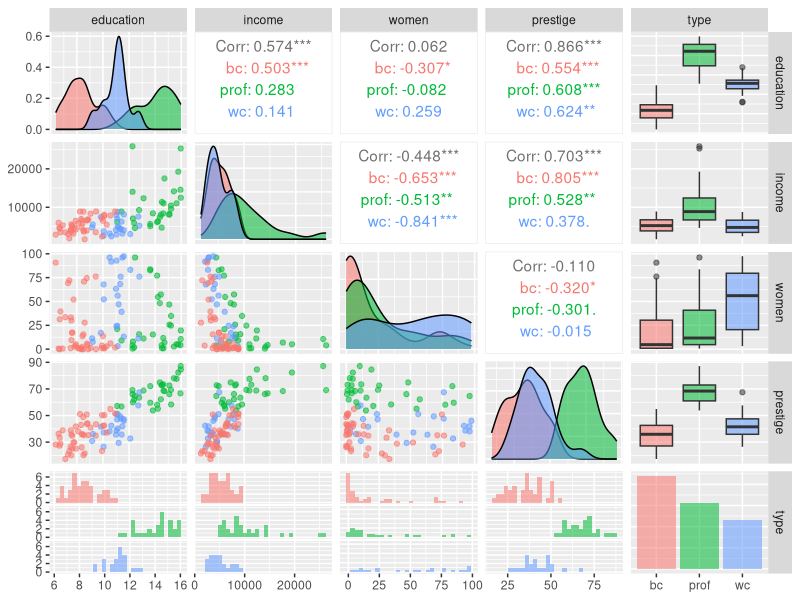
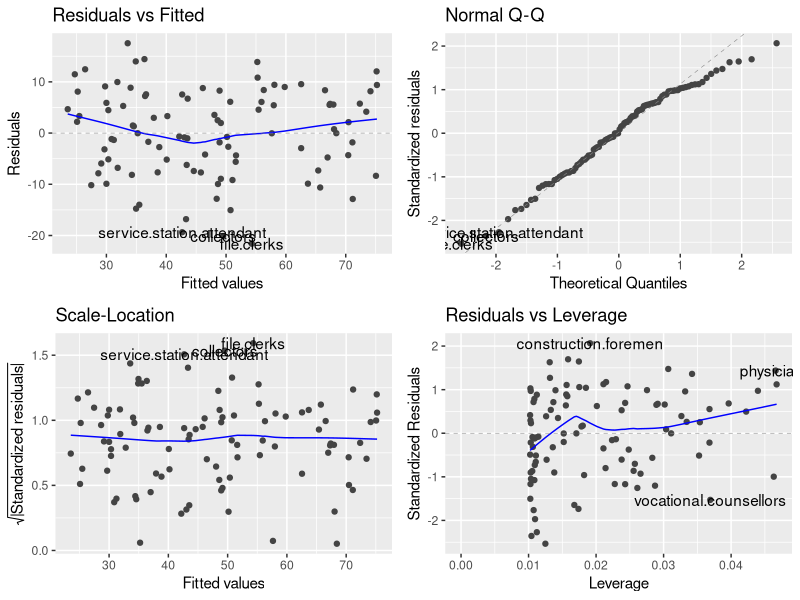
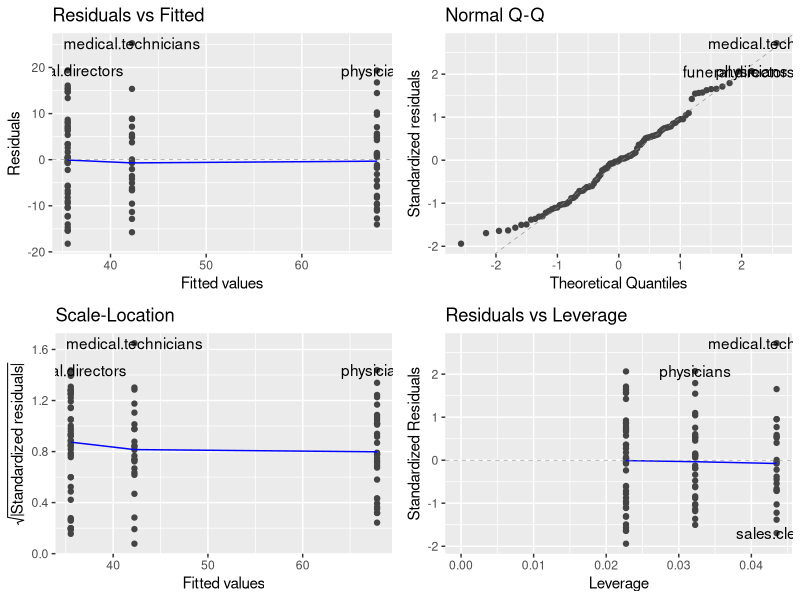
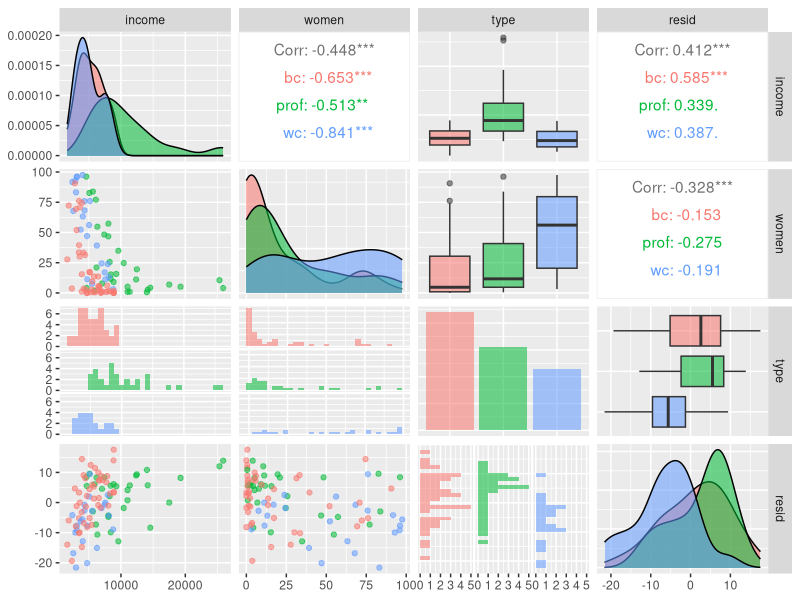
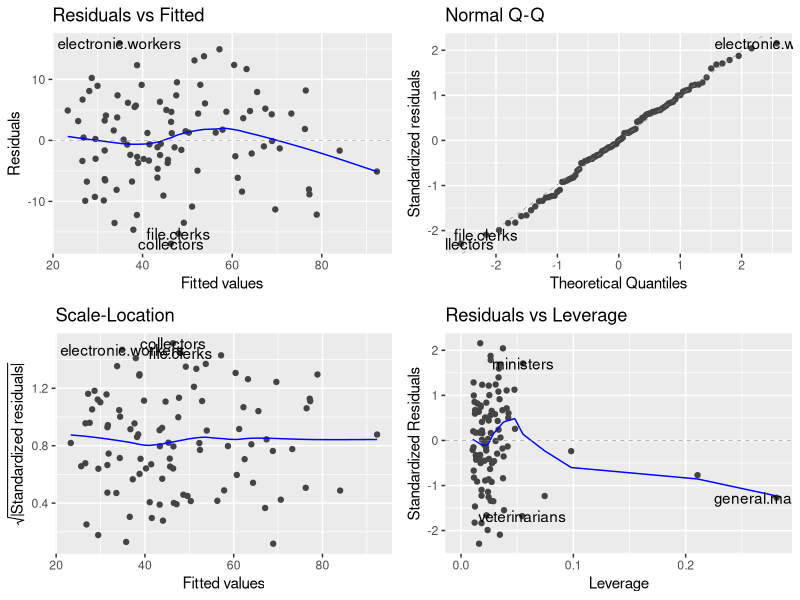
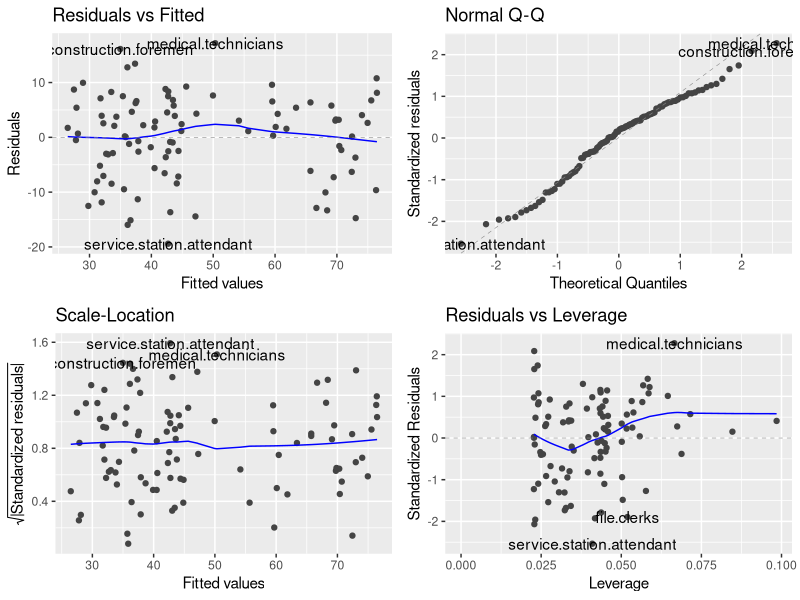
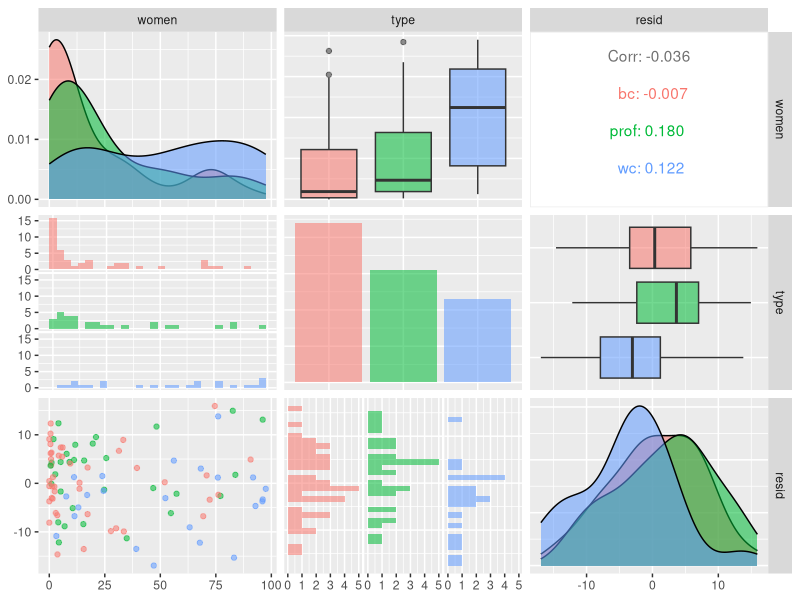
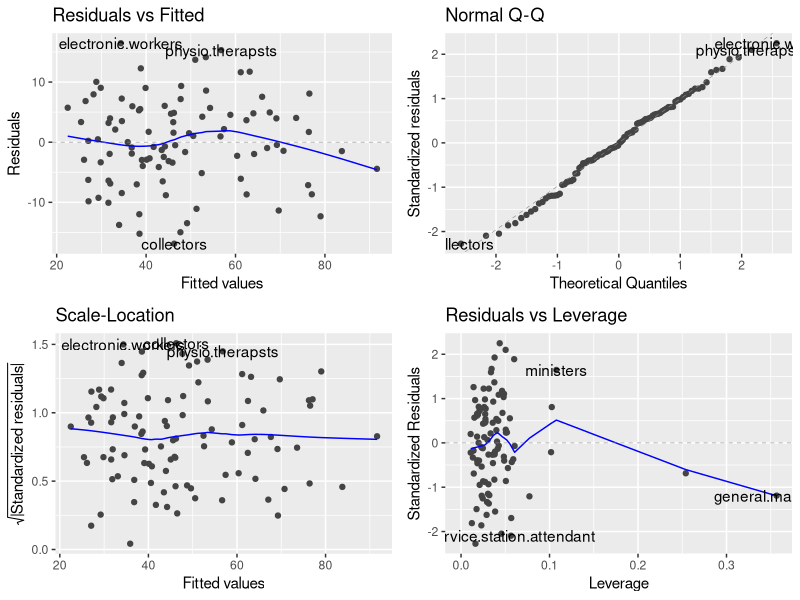

The R script that drew these images, in order: (Note: this script raises an error after producing the figures.)
## ---- chunk 1
library(car)
library(tidyverse)
library(modelr)
library(GGally)
library(ggfortify)
## ---- chunk 2
prestige <- Prestige
## ---- chunk 3
glimpse(prestige)

colSums(is.na(prestige))
## ---- chunk 4
prestige_trim <- prestige %>% 
    drop_na() %>% 
    select(-census)
## ---- chunk 5
ggpairs(prestige_trim, aes(colour = type, alpha = 0.5), progress = FALSE)
## ---- chunk 6
mod1a <- lm(prestige ~ education,
            data = prestige_trim)

summary(mod1a)
autoplot(mod1a)
## ---- chunk 7
mod1b <- lm(prestige ~ type,
            data = prestige_trim)

summary(mod1b)
autoplot(mod1b)
## ---- chunk 8
prestige_remaining_resid <- prestige_trim %>% 
    add_residuals(model = mod1a) %>% 
    select(-c(prestige, education))
## ---- chunk 9
prestige_remaining_resid %>% 
    ggpairs(aes(colour = type, alpha = 0.5))
## ---- chunk 10
mod2a <- lm(prestige ~ education + income,
            data = prestige_trim)

summary(mod2a)
autoplot(mod2a)
## ---- chunk 11
mod2b <- lm(prestige ~ education + type,
            data = prestige_trim)

summary(mod2b)
autoplot(mod2b)
## ---- chunk 12
prestige_remaining_resid <- prestige_trim %>% 
    add_residuals(mod2a) %>% 
    select(-c(education, income, prestige))
## ---- chunk 13
ggpairs(prestige_remaining_resid, aes(colour = type, alpha = 0.5))
## ---- chunk 14
mod3a <- lm(prestige ~ education + income + women,
            data = prestige_trim)

summary(mod3a)
autoplot(mod3a)
## ---- chunk 15
mod3b <- lm(prestige ~ education + income + type,
            data = prestige_trim)

summary(mod3b)
autoplot(mod3b)
## ---- chunk 16
summary(mod3b)
anova(mod2a, mod3b)
## ---- chunk 17
prestige_resid <- prestige_trim %>% 
    add_residuals(mod3b) %>% 
    select(-prestige)
## ---- chunk 18
coplot("education":"income", data = prestige_resid)
